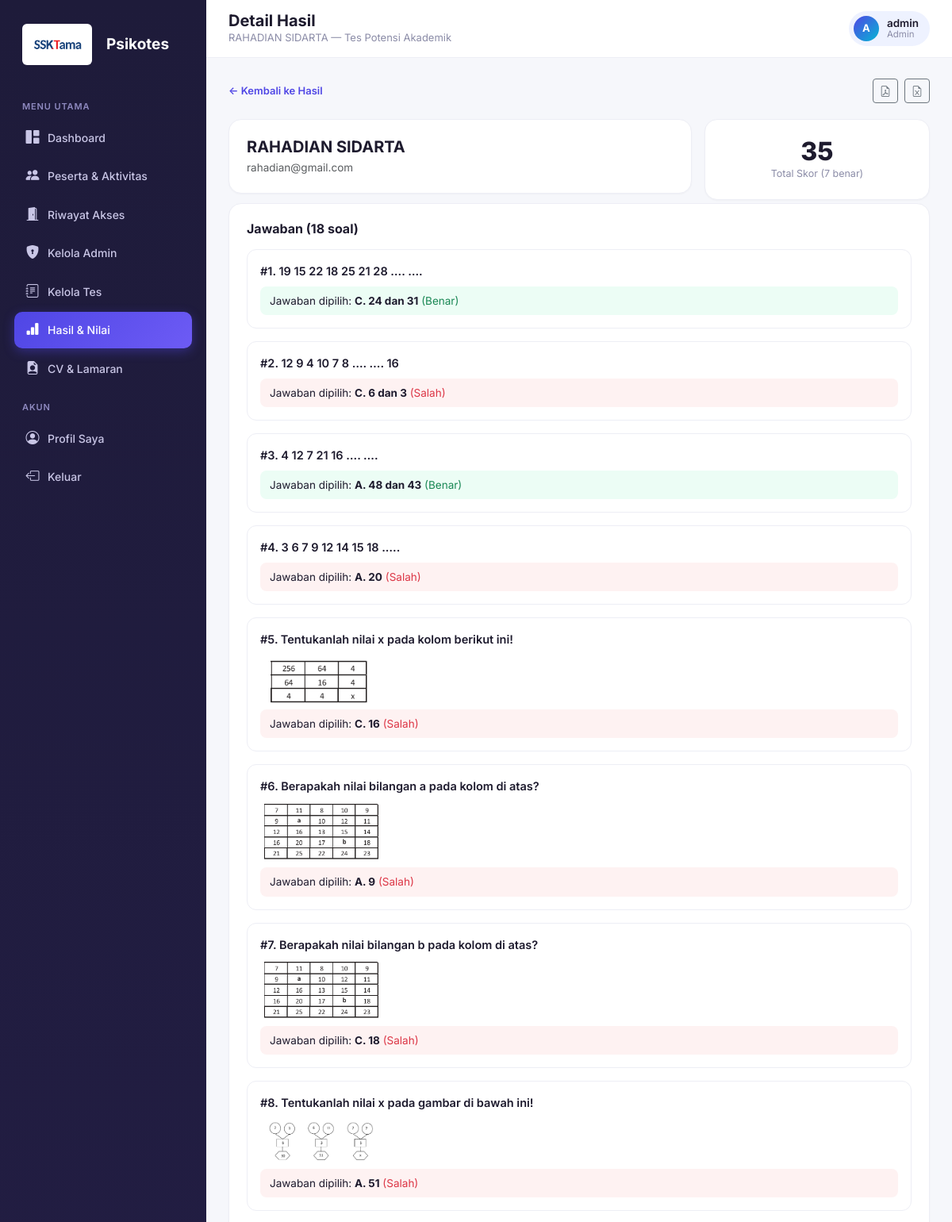
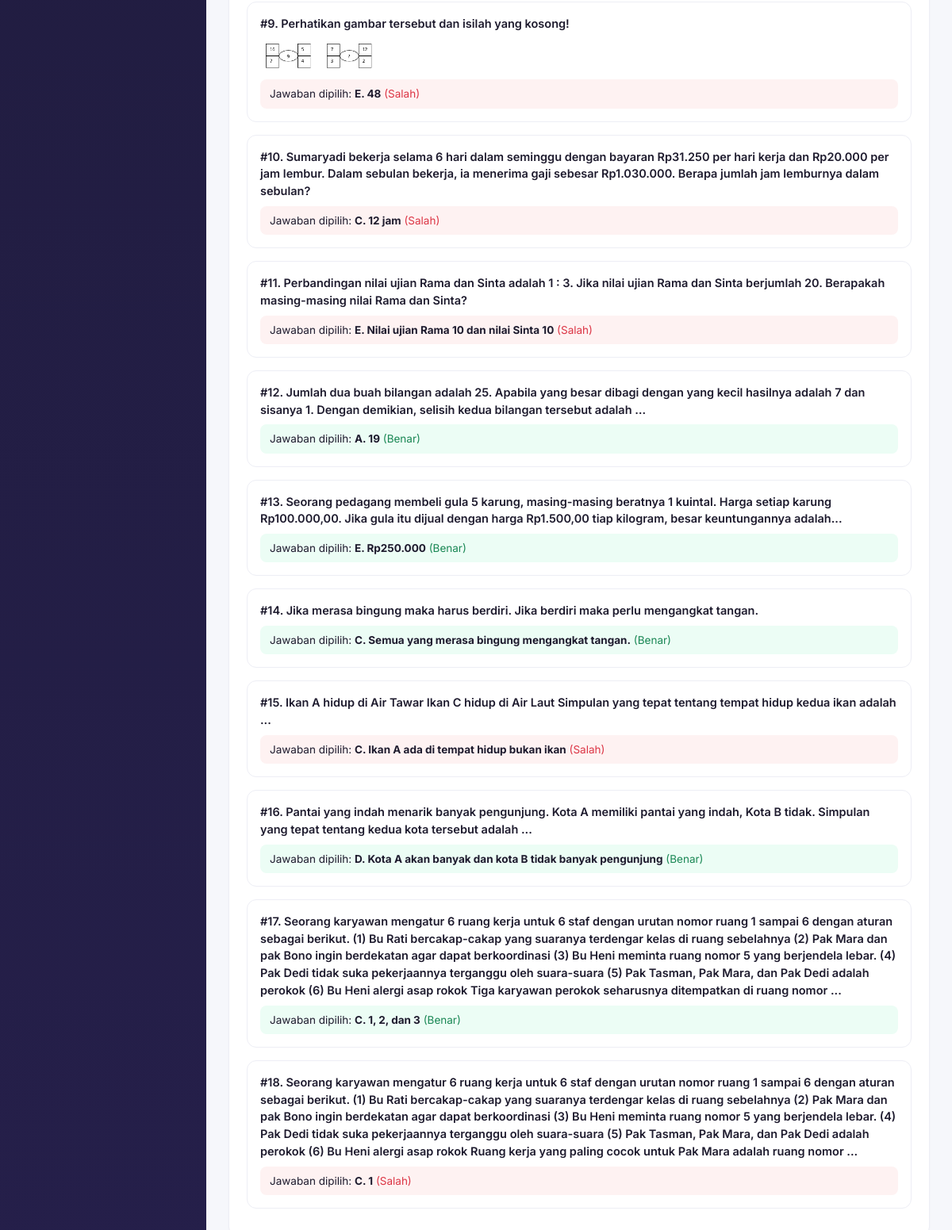
/admin/hasil_detail.php?id=124 (signed in), run on the app's committed database (2 pictures, top to bottom).
### tables this page shows
CREATE TABLE `attempt` (
  `id` int NOT NULL,
  `user_id` int NOT NULL,
  `tes_id` int NOT NULL,
  `waktu_mulai` datetime NOT NULL,
  `waktu_selesai` datetime DEFAULT NULL,
  `status` enum('berlangsung','selesai','gugur') NOT NULL,
  `total_skor` int DEFAULT '0',
  `profil_hasil` varchar(255) DEFAULT NULL,
  `detail_skor` json DEFAULT NULL,
  `bukti_screenshot` varchar(255) DEFAULT NULL,
  `pelanggaran_count` int NOT NULL DEFAULT '0',
  `flag_curang` tinyint(1) NOT NULL DEFAULT '0',
  `total_benar` int DEFAULT '0',
  `total_soal` int DEFAULT '0',
  `iq_score` smallint DEFAULT NULL,
  `iq_klasifikasi` varchar(30) DEFAULT NULL
);

CREATE TABLE `users` (
  `id` int NOT NULL,
  `nama` varchar(150) NOT NULL,
  `jabatan_dilamar` varchar(150) DEFAULT NULL,
  `tanggal_lahir` date DEFAULT NULL,
  `batas_waktu_menit` int DEFAULT NULL,
  `aktif_mulai` datetime DEFAULT NULL,
  `aktif_sampai` datetime DEFAULT NULL,
  `email` varchar(150) NOT NULL,
  `password` varchar(255) NOT NULL,
  `reset_token` varchar(64) DEFAULT NULL,
  `reset_expires` datetime DEFAULT NULL,
  `role` enum('admin','peserta') NOT NULL DEFAULT 'peserta',
  `foto` varchar(255) DEFAULT NULL,
  `status` enum('aktif','nonaktif','gugur') NOT NULL DEFAULT 'aktif',
  `created_at` timestamp NULL DEFAULT CURRENT_TIMESTAMP
);

CREATE TABLE `tes` (
  `id` int NOT NULL,
  `grup_id` int DEFAULT NULL,
  `urutan_dalam_grup` int NOT NULL DEFAULT '0',
  `judul` varchar(150) NOT NULL,
  `jenis` enum('logika','psikotes','eksternal') NOT NULL DEFAULT 'logika',
  `tipe_psikotes` enum('disc','mbti','papikostik') DEFAULT NULL,
  `skala_iq` varchar(10) DEFAULT NULL,
  `format_soal` enum('single','forced_choice','external_manual') NOT NULL DEFAULT 'single',
  `link_eksternal` varchar(255) DEFAULT NULL,
  `deskripsi` text,
  `durasi_menit` int NOT NULL DEFAULT '30',
  `status` enum('aktif','nonaktif') NOT NULL DEFAULT 'aktif',
  `created_at` timestamp NULL DEFAULT CURRENT_TIMESTAMP,
  `urutan` int NOT NULL DEFAULT '0'
);

CREATE TABLE `jawaban` (
  `id` int NOT NULL,
  `attempt_id` int NOT NULL,
  `soal_id` int NOT NULL,
  `opsi_id` int DEFAULT NULL,
  `tipe_pilihan` enum('single','most','least') NOT NULL DEFAULT 'single',
  `ragu_ragu` tinyint(1) NOT NULL DEFAULT '0',
  `dijawab_pada` timestamp NULL DEFAULT CURRENT_TIMESTAMP
);

CREATE TABLE `opsi` (
  `id` int NOT NULL,
  `soal_id` int NOT NULL,
  `label` char(1) NOT NULL,
  `teks` varchar(255) DEFAULT NULL,
  `gambar` varchar(255) DEFAULT NULL,
  `is_benar` tinyint(1) NOT NULL DEFAULT '0',
  `nilai` int NOT NULL DEFAULT '0',
  `dimensi` varchar(2) DEFAULT NULL,
  `dimensi_least` varchar(2) DEFAULT NULL
);

CREATE TABLE `soal` (
  `id` int NOT NULL,
  `tes_id` int NOT NULL,
  `pertanyaan` text NOT NULL,
  `tipe_soal` enum('single','multiple') NOT NULL DEFAULT 'single',
  `gambar` varchar(255) DEFAULT NULL,
  `urutan` int DEFAULT '0',
  `created_at` timestamp NULL DEFAULT CURRENT_TIMESTAMP
);

### admin/hasil_detail.php (the view, shortened to what the rows shown need)
<?php
require_once __DIR__ . '/../includes/functions.php';
$db = getDB();
$attemptId = (int)($_GET['id'] ?? 0);
$stmt = $db->prepare("
    SELECT a.*, u.nama AS nama_peserta, u.email, t.judul AS judul_tes, t.jenis, t.tipe_psikotes
    FROM attempt a
    JOIN users u ON u.id = a.user_id
    JOIN tes t ON t.id = a.tes_id
    WHERE a.id = ?
");
$stmt->execute([$attemptId]);
$attempt = $stmt->fetch();
$stmt = $db->prepare("
    SELECT s.id AS soal_id, s.urutan, s.pertanyaan, s.gambar AS gambar_soal,
           o.label, o.teks, o.is_benar, o.nilai, j.tipe_pilihan
    FROM jawaban j
    JOIN soal s ON s.id = j.soal_id
    JOIN opsi o ON o.id = j.opsi_id
    WHERE j.attempt_id = ?
    ORDER BY s.urutan ASC, s.id ASC, j.tipe_pilihan ASC, o.label ASC
");
$stmt->execute([$attemptId]);
$jawaban = $stmt->fetchAll();
$jawabanPerSoal = [];
foreach ($jawaban as $j) {
    $sid = $j['soal_id'];
    if (!isset($jawabanPerSoal[$sid])) {
        $jawabanPerSoal[$sid] = [
            'pertanyaan'  => $j['pertanyaan'],
            'gambar_soal' => $j['gambar_soal'],
            'pilihan'     => [],
        ];
    }
    $jawabanPerSoal[$sid]['pilihan'][] = [
        'label'        => $j['label'],
        'teks'         => $j['teks'],
        'is_benar'     => $j['is_benar'],
        'nilai'        => $j['nilai'],
        'tipe_pilihan' => $j['tipe_pilihan'],
    ];
}
$profilDisc = null;
$NAMA_SIFAT16 = ['Energi', 'Pikiran', 'Perasaan', 'Taktik', 'Identitas'];
$tipeEksternal   = null;
$persenEksternal = [];
$linkEksternal   = null;
$labelEksternal  = [];
$deskMbti        = null;
$warnaEksternal = ['#4298b4', '#e4ae3a', '#33a474', '#88619a', '#f25e62'];
$iqScore = $attempt['iq_score'] ?? null;
$iqKlasifikasi = $attempt['iq_klasifikasi'] ?? null;
$ai = 0;
$pageTitle = 'Detail Hasil';
$pageDesc = e($attempt['nama_peserta']) . ' — ' . e($attempt['judul_tes']);
include __DIR__ . '/../includes/layout_top.php';
?>
<div class="row g-3 mt-1 mb-1">
    <div class="col-md-8">
        <div class="card-modern" style="--d: <?= $ai++ ?>">
            <h5 class="fw-bold mb-1"><?= e($attempt['nama_peserta']) ?></h5>
            <p class="text-muted mb-0" style="font-size:13.5px;"><?= e($attempt['email']) ?></p>
        </div>
    </div>
    <div class="col-md-4">
        <div class="card-modern text-center" style="--d: <?= $ai++ ?>">
            <div class="stat-value" style="font-size:32px;">
                <?php if ($attempt['jenis'] === 'eksternal'): ?>
                    <?= $attempt['profil_hasil'] !== null && $attempt['profil_hasil'] !== ''
                        ? e($attempt['profil_hasil'])
                        : '<span class="text-muted" style="font-size:20px;">Belum diisi</span>' ?>
                <?php elseif ($attempt['jenis'] === 'logika' && $iqScore !== null): ?>
                    IQ <?= (int)$iqScore ?>
                <?php elseif ($attempt['tipe_psikotes'] === 'disc' && $profilDisc): ?>
                    <?= e($profilDisc) ?>
                <?php else: ?>
                    <?= e($attempt['profil_hasil'] ?? $attempt['total_skor']) ?>
                <?php endif; ?>
            </div>
            <div class="stat-label">
                <?php if ($attempt['jenis'] === 'logika' && $iqScore !== null): ?>
                    <?= e($iqKlasifikasi ?? '') ?> (<?= (int)$attempt['total_benar'] ?> benar)
                <?php elseif ($attempt['jenis'] === 'logika'): ?>
                    Total Skor (<?= (int)$attempt['total_benar'] ?> benar)
                <?php elseif ($attempt['jenis'] === 'eksternal'): ?>
                    Tipe Kepribadian (diisi peserta)
                <?php elseif ($attempt['tipe_psikotes'] === 'disc' && $profilDisc): ?>
                    Profil Kepribadian (Core Private Self)
                <?php else: ?>
                    Profil Kepribadian
                <?php endif; ?>
            </div>
        </div>
    </div>
</div>
<?php if ($attempt['jenis'] === 'eksternal'): ?>
<div class="card-modern mb-3" style="--d: <?= $ai++ ?>">
    <h6 class="fw-bold mb-3"><i class="bi bi-person-check me-1 text-primary"></i> Hasil yang Diisi Peserta</h6>
    <?php if ($tipeEksternal): ?>
        <div class="mb-3">
            <span class="text-muted small me-2">Tipe kepribadian</span>
            <span class="tipe16-badge"><?= e(strtoupper($tipeEksternal)) ?></span>
        </div>
        <?php if (!empty($persenEksternal)): ?>
            <?php foreach ($persenEksternal as $i => $p): $p = max(0, min(100, (int)$p)); ?>
            <div class="p16-row">
                <div class="p16-head">
                    <span>
                        <span class="text-muted fw-normal"><?= e($NAMA_SIFAT16[$i] ?? 'Sifat ' . ($i + 1)) ?>:</span>
                        <?= e($labelEksternal[$i] ?? '-') ?>
                    </span>
                    <span><?= $p ?>%</span>
                </div>
                <div class="p16-bar"><span style="width:<?= $p ?>%; background:<?= e($warnaEksternal[$i] ?? '#2563eb') ?>;"></span></div>
            </div>
            <?php endforeach; ?>
        <?php else: ?>
            <div class="alert alert-light border small mb-0" style="background:#f8fafc;">
                Persentase sifat tidak tersimpan untuk attempt ini (kemungkinan diselesaikan sebelum form persentase ada).
            </div>
        <?php endif; ?>
        <div class="text-muted small mt-3">
            <i class="bi bi-info-circle me-1"></i>
            Data ini diisi sendiri oleh peserta. Cocokkan dengan halaman hasil pada link di bawah untuk memastikan kebenarannya.
        </div>
    <?php else: ?>
        <div class="alert alert-warning border-0 mb-0">
            <i class="bi bi-exclamation-triangle-fill me-1"></i>
            Peserta belum mengisi tipe dan persentase (attempt mungkin ditandai selesai otomatis karena waktu habis).
        </div>
    <?php endif; ?>
</div>
<?php if ($tipeEksternal): ?>
<div class="card-modern mb-3" style="--d: <?= $ai++ ?>">
    <h6 class="fw-bold mb-3"><i class="bi bi-file-text me-1 text-primary"></i> Deskripsi Tipe Kepribadian</h6>
    <?php if ($deskMbti): ?>
        <div class="mb-3">
            <span class="tipe16-badge"><?= e(strtoupper($tipeEksternal)) ?></span>
            <span class="fw-semibold ms-2"><?= e($deskMbti['nama']) ?></span>
        </div>
        <div class="mbti-desk"><?= e($deskMbti['deskripsi']) ?></div>
        <div class="text-muted small mt-3">
            <i class="bi bi-info-circle me-1"></i>
            Deskripsi mengikuti 4 huruf pertama tipe (mis. ENFJ). Akhiran -A / -T tidak mengubah deskripsi.
        </div>
    <?php else: ?>
        <div class="alert alert-warning border-0 mb-0">
            <i class="bi bi-exclamation-triangle-fill me-1"></i>
            Deskripsi untuk tipe <strong><?= e($tipeEksternal) ?></strong> tidak ditemukan di data.
        </div>
    <?php endif; ?>
</div>
<?php endif; ?>
<div class="card-modern mb-3" style="--d: <?= $ai++ ?>">
    <h6 class="fw-bold mb-3"><i class="bi bi-link-45deg me-1 text-primary"></i> Link Hasil Pribadi 16Personalities</h6>
    <?php if ($linkEksternal): ?>
        <div class="d-flex align-items-center gap-2 flex-wrap">
            <a href="<?= e($linkEksternal) ?>" target="_blank" rel="noopener noreferrer" class="btn btn-primary btn-sm fw-semibold">
                <i class="bi bi-box-arrow-up-right me-1"></i> Buka Hasil Peserta
            </a>
            <code class="small text-break"><?= e($linkEksternal) ?></code>
        </div>
        <div class="text-muted small mt-2">
            Buka link ini dan cocokkan tipe serta persentase dengan yang diisi peserta di atas.
        </div>
    <?php else: ?>
        <div class="alert alert-warning border-0 mb-0">
            <i class="bi bi-exclamation-triangle-fill me-1"></i>
            Peserta belum menempelkan link hasil (attempt mungkin ditandai selesai otomatis karena waktu habis,
            atau diselesaikan sebelum fitur link ada).
        </div>
    <?php endif; ?>
</div>
<?php else: ?>
<div class="card-modern" style="--d: <?= $ai++ ?>">
    <?php if (empty($jawabanPerSoal)): ?>
        <div class="text-center py-4 text-muted small">
            <i class="bi bi-inbox fs-2 opacity-50 d-block mb-2"></i>
            Belum ada jawaban tercatat untuk attempt ini.
        </div>
    <?php else: ?>
        <?php $idx = 0; foreach ($jawabanPerSoal as $j): $idx++; ?>
        <div class="jawaban-item mb-3 p-3" style="--i: <?= $idx - 1 ?>">
            <div class="fw-semibold mb-2">#<?= $idx ?>. <?= e($j['pertanyaan']) ?></div>
            <?php if ($j['gambar_soal']): ?>
                <img src="../uploads/soal/<?= e($j['gambar_soal']) ?>" style="max-width:160px; border-radius:8px; margin-bottom:8px;">
            <?php endif; ?>
            <?php foreach ($j['pilihan'] as $p): ?>
                <div class="pilihan-row" style="font-size:13.5px; padding:8px 12px; border-radius:8px; background:<?= $p['is_benar'] ? '#ecfdf5' : ($attempt['jenis'] === 'logika' ? '#fef2f2' : '#f8f8fb') ?>;">
                    Jawaban dipilih: <strong><?= e($p['label']) ?>. <?= e($p['teks']) ?></strong>
                    <?php if ($attempt['jenis'] === 'logika'): ?>
                        <?= $p['is_benar'] ? '<span class="text-success">(Benar)</span>' : '<span class="text-danger">(Salah)</span>' ?>
                    <?php else: ?>
                        <span class="text-muted">(nilai: <?= (int)$p['nilai'] ?>)</span>
                    <?php endif; ?>
                </div>
            <?php endforeach; ?>
        </div>
        <?php endforeach; ?>
    <?php endif; ?>
</div>
<?php endif; ?>
<?php include __DIR__ . '/../includes/layout_bottom.php'; ?>

### includes/layout_top.php (shortened to what the rows shown need)
<?php
$user = currentUser();
$role = $_SESSION['role'];
$rootPrefix = '../';
?>
<!DOCTYPE html>
<html lang="id">
<head>
<link rel="stylesheet" href="https://cdn.jsdelivr.net/npm/bootstrap@5.3.3/dist/css/bootstrap.min.css">
<link rel="stylesheet" href="https://cdn.jsdelivr.net/npm/bootstrap-icons@1.11.3/font/bootstrap-icons.css">
<link rel="stylesheet" href="<?= $rootPrefix ?>assets/css/style.css">
</head>
<body>
<div class="app-shell">
    <div class="main-content">
        <div class="topbar">
            <div class="d-flex align-items-center gap-2">
                <div>
                    <h5><?= e($pageTitle ?? '') ?></h5>
                    <?php if (!empty($pageDesc)): ?><div class="page-desc"><?= e($pageDesc) ?></div><?php endif; ?>
                </div>
            </div>
            <div class="user-chip">
                <div class="avatar"><?= e(strtoupper(substr($user['nama'], 0, 1))) ?></div>
                <div style="line-height:1.2;">
                    <div style="font-weight:600; font-size:13.5px;"><?= e($user['nama']) ?></div>
                    <div style="font-size:11.5px; color:var(--muted); text-transform:capitalize;"><?= e($role) ?></div>
                </div>
            </div>
        </div>
        <div class="content-wrap">

### data on the page
attempt: user.judul "RAHADIAN SIDARTA — Tes Potensi Akademik", user.nama "RAHADIAN SIDARTA", user.email "rahadian@gmail.com", total_skor "35", total_benar "7"
users: nama "A", nama "admin", nama "Admin"
jawaban: opsi.label "C", opsi.teks "24 dan 31", shows "(Benar)"
jawaban: opsi.label "C", opsi.teks "6 dan 3", shows "(Salah)"
jawaban: opsi.label "A", opsi.teks "48 dan 43", shows "(Benar)"
jawaban: opsi.label "A", opsi.teks "20", shows "(Salah)"
jawaban: soal.pertanyaan "Tentukanlah nilai x pada kolom berikut ini!", soal.gambar (picture), opsi.label "C", opsi.teks "16", shows "(Salah)"
jawaban: soal.pertanyaan "Berapakah nilai bilangan a pada kolom di atas?", soal.gambar (picture), label "A", teks "9"
jawaban: soal.pertanyaan "Berapakah nilai bilangan b pada kolom di atas?", soal.gambar (picture), opsi.label "C", opsi.teks "18", shows "(Salah)"
jawaban: soal.pertanyaan "Tentukanlah nilai x pada gambar di bawah ini!", soal.gambar (picture), opsi.label "A", opsi.teks "51", shows "(Salah)"
jawaban: soal.pertanyaan "Perhatikan gambar tersebut dan isilah yang kosong!", soal.gambar (picture), opsi.label "E", opsi.teks "48", shows "(Salah)"
jawaban: opsi.label "C", opsi.teks "12 jam", shows "(Salah)"
jawaban: opsi.label "E", opsi.teks "Nilai ujian Rama 10 dan nilai Sinta 10", shows "(Salah)"
jawaban: opsi.label "A", opsi.teks "19", shows "(Benar)"
jawaban: opsi.label "E", opsi.teks "Rp250.000", shows "(Benar)"
jawaban: opsi.label "C", opsi.teks "Semua yang merasa bingung mengangkat tangan.", shows "(Benar)"
jawaban: opsi.label "C", opsi.teks "Ikan A ada di tempat hidup bukan ikan", shows "(Salah)"
jawaban: opsi.label "D", opsi.teks "Kota A akan banyak dan kota B tidak banyak pengunjung", shows "(Benar)"
jawaban: opsi.label "C", opsi.teks "1, 2, dan 3", shows "(Benar)"
jawaban: opsi.label "C", opsi.teks "1", shows "(Salah)"

### other printed values
$pageTitle "Detail Hasil"
count($jawabanPerSoal) "18"
$j['pertanyaan'] "19 15 22 18 25 21 28 …. …."
$j['pertanyaan'] "12 9 4 10 7 8 …. …. 16"
$j['pertanyaan'] "4 12 7 21 16 …. …."
$j['pertanyaan'] "3 6 7 9 12 14 15 18 .…."
$j['pertanyaan'] "Perbandingan nilai ujian Rama dan Sinta adalah 1 : 3. Jika nilai ujian Rama dan Sinta berjumlah 20. Berapakah masing-masing nilai Rama dan Sinta?"
$j['pertanyaan'] "Jumlah dua buah bilangan adalah 25. Apabila yang besar dibagi dengan yang kecil hasilnya adalah 7 dan sisanya 1. Dengan demikian, selisih kedua bilangan tersebut adalah …"
$j['pertanyaan'] "Seorang pedagang membeli gula 5 karung, masing-masing beratnya 1 kuintal. Harga setiap karung Rp100.000,00. Jika gula itu dijual dengan harga Rp1.500,00 tiap kilogram, besar keuntungannya adalah..."
$j['pertanyaan'] "Jika merasa bingung maka harus berdiri. Jika berdiri maka perlu mengangkat tangan."
$j['pertanyaan'] "Ikan A hidup di Air Tawar Ikan C hidup di Air Laut Simpulan yang tepat tentang tempat hidup kedua ikan adalah ..."
$j['pertanyaan'] "Pantai yang indah menarik banyak pengunjung. Kota A memiliki pantai yang indah, Kota B tidak. Simpulan yang tepat tentang kedua kota tersebut adalah ..."
